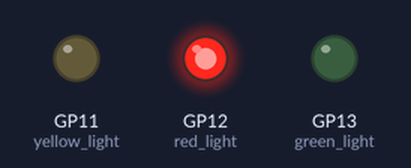
The program below on a simulated Raspberry Pi Pico running MicroPython. Parts: output pins drawn as LEDs (lit = HIGH). Random numbers come from a fixed seed; what the program prints to the serial console is not drawn.

Above: at 0.1 s.
Timing chart, 0 to 1.6 s (numbered marks = the images above):
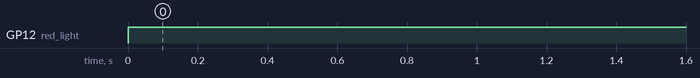

The program:

proj_async.py
```python
# utilize the async programming
# model
# use to compare with the synchronous one

from machine import Pin, ADC, PWM
import ujson
import random
import uasyncio as asyncio


# set up peripherals
# pin constants
GREEN_PIN = 13
RED_PIN = 12
YELLOW_PIN = 11
COLL_PIN = 19
VIBE_PIN = 26

red_light = Pin(RED_PIN, Pin.OUT)
yellow_light = Pin(YELLOW_PIN, Pin.OUT)
green_light = Pin(GREEN_PIN, Pin.OUT)

collision = Pin(COLL_PIN, Pin.IN)
vibe = ADC(Pin(26))


# other constants
DEBOUNCE_DELAY = 200
PRINT_DELAY = 1000
NOISE_FLOOR_SAFETY = 700 # 500 plus a bit from observations
SETTLE_TIME = 150
EMA = 0.3


# set up tasks for each peripheral


# traffic light task code
def all_off(r,y,g):
    r.off()
    y.off()
    g.off()


async def control_traffic_light(coll_ev, vibe_ev):

    all_off(red_light, yellow_light, green_light)
    # for starters do basic
    # blinking pattern
    while True:
        red_light.toggle()
        await coll_ev.wait()
        red_light.toggle()

        yellow_light.toggle()
        await vibe_ev.wait()
        yellow_light.toggle()

        green_light.toggle()
        await wait_cleared(coll_ev)
        green_light.toggle()


# collision sensor task code
# returns on press
async def read_collision_sensor(ev):
    prev_val = collision.value()

    while True:
        while prev_val == collision.value():
            await asyncio.sleep_ms(4)

        current = collision.value()

        # trigger the event on falling edge
        # if prev val is 1 and collision i
        if prev_val == 1 and current == 0:
            ev.set()

        prev_val = current

        await asyncio.sleep_ms(DEBOUNCE_DELAY)
        # cleared by vibration sensor task

# vibration sensor task code
# returns on timeout
# as long as timer is not extended

async def read_vibration_sensor(coll_event, vibe_event):

    vibe_threshold = NOISE_FLOOR_SAFETY

    while True:
        # get initial sample
        vibe_val = vibe.read_u16()

        # wait for the collision sensor
        await coll_event.wait()

        # filter the samples using EMA
        vibe_val_now = vibe.read_u16()
        vibe_val = vibe_val_now*EMA + (1-EMA)*vibe_val

        # wait for the vibrations to settle
        # because that means the dice stopped rolling
        while vibe_val >= vibe_threshold:
            vibe_val_now = vibe.read_u16()
            vibe_val = vibe_val_now*EMA + (1-EMA)*vibe_val
            await asyncio.sleep_ms(4)

        # dice stopped rolling
        # so set the event
        vibe_event.set()


        # wait for the next
        # impact to clear teh vibration
        # sensor
        # here is where the collision
        # event is cleared

        await asyncio.sleep(0)
        coll_event.clear()
        vibe_event.clear()


# have the main task
# comm with the camera
# json messages
def req_dice_classify():

    # have id to confirm its a new request
    id = random.randint(1,10)

    return {
        "msg": "classify",
        "id":id
        }

def dice_waiting():
    # have id to confirm its a new request
    id = random.randint(1,10)


    return {
        "msg": "waiting",
        "id": id
        }

def dice_rolling():
    id = random.randint(1,10)

    return {
            "msg": "rolling",
            "id": id
        }


async def wait_cleared(ev):
    # wait for event to clear
    while ev.is_set():
        await asyncio.sleep_ms(4)

async def main():
    # intro hook to the
    # async tasks
    # also manages the
    # communication with the
    # raspberry pi for dice
    # classification

    # events
    coll_event = asyncio.Event()
    vibe_event = asyncio.Event()


    # add tasks here
    asyncio.create_task(control_traffic_light(coll_event, vibe_event))
    asyncio.create_task(read_collision_sensor(coll_event))
    asyncio.create_task(read_vibration_sensor(coll_event, vibe_event))

    # main async loop
    while True:
        print(ujson.dumps(dice_waiting()))
        await coll_event.wait()
        print(ujson.dumps(dice_rolling()))
        await vibe_event.wait()
        # send message
        print(ujson.dumps(req_dice_classify()))

        # TODO: add in a async function that polls
        # stdin for the response from the pi

        # for now just reset the whole thing


        # this is what resets the whole loop
        # before this will be the camera processing
        await wait_cleared(coll_event)


# run the whole thing
try:
    asyncio.run(main())
finally:
    all_off(red_light, yellow_light, green_light)
```

Measured:
- by itself, GP12 (red_light): LOW → HIGH at 0.00 s
